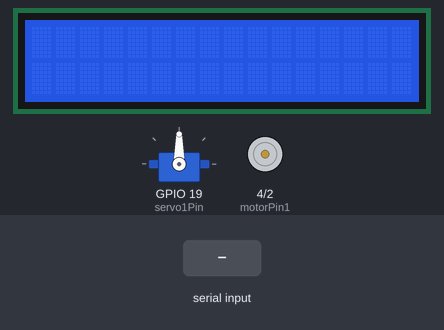
Bench run of a sketch on a simulated ESP32. Shown: servo, 16×2 character LCD, motor-driver pin pairs drawn as motors (green arrow = first pin HIGH = forward, orange = second pin HIGH = backward, longer = more drive, scaled by the enable pin). Inputs (shaded band) come from the test bench. Nothing arrives over Bluetooth unless stated; what the sketch prints to the serial monitor is not drawn.

Above: at 1.2 s.
1.3 s: "90,45\n" received over the second serial link
At 1.9 s:
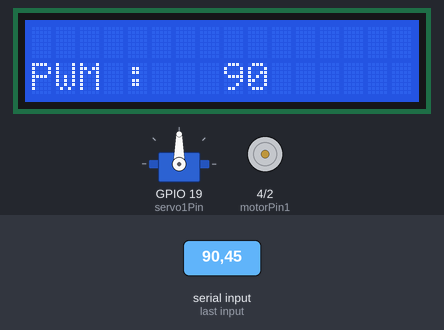
2.8 s: "1\n" received over the second serial link
At 3.9 s:
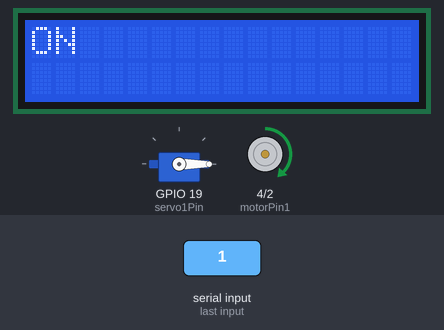
4.3 s: "30,150\n" received over the second serial link
At 5.3 s:
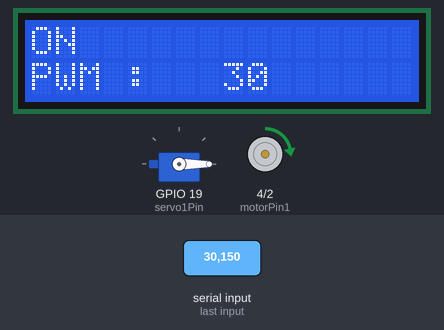
5.8 s: "0\n" received over the second serial link
At 6.1 s:
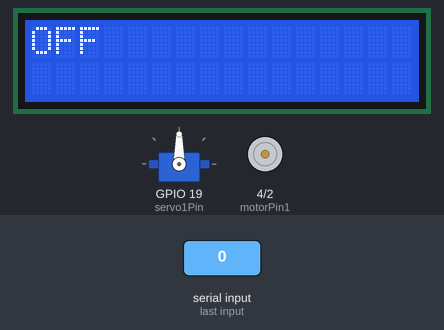
7.3 s: "200\n" received over the second serial link
At 8.5 s:
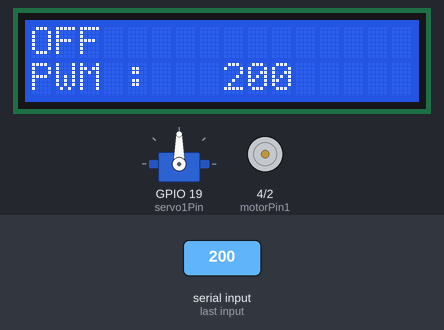
8.8 s: "5\n" received over the second serial link
At 9.6 s:
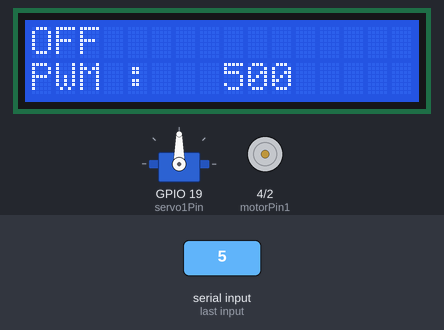
Timing chart, 0 to 11.3 s (numbered marks = the images above; inputs shaded):
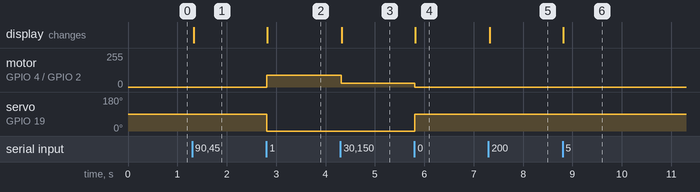

The sketch:

ESP32_Servo360_Motor_LCD_BT_Speed.ino
```cpp
//tes ubah kecepatan motor melalui esp32 bluetooth & tes display speed
#include <Servo_ESP32.h>
#include <LiquidCrystal_I2C.h>

static const int servo1Pin = 19;

int motorPin1 = 4;
int motorPin2 = 2;
int enablePin = 14;
Servo_ESP32 servo1;

int lcdColumns = 16;
int lcdRows = 2;
LiquidCrystal_I2C lcd(0x27, lcdColumns, lcdRows);

int motorSpeed; //int untuk mengatur kecepata & on/off

#include "BluetoothSerial.h"
#if !defined(CONFIG_BT_ENABLED) || !defined(CONFIG_BLUEDROID_ENABLED)
#error Bluetooth is not enabled! Please run `make menuconfig` to and enable it
#endif

BluetoothSerial SerialBT;
char receivedChar; //char yg diterima oleh esp32 dari bluetooth
String inData; //untuk konversi char masuk ke string lalu ke int

void setup() {
  pinMode(motorPin1, OUTPUT);
  pinMode(motorPin2, OUTPUT);
  pinMode(enablePin, OUTPUT);

  servo1.attach(servo1Pin);

  lcd.init();
  lcd.backlight();

  Serial.begin(115200);
  SerialBT.begin("ESP32_Servo360_Motor_LCD"); //Bluetooth device name
  Serial.println("The device started, now you can pair it with bluetooth!");


  }

void loop() {

  if (Serial.available()) {
    SerialBT.write(Serial.read());

  }
  while (SerialBT.available() ) {
    receivedChar =(char)SerialBT.read();
    inData += receivedChar;
        if (receivedChar == '\n')
        {

    motorSpeed = inData.toInt() ;//konversi ke integer

    if(motorSpeed == 1) //ON
    {
      servo1.write(0);//move servo to that angle
      digitalWrite(motorPin1, HIGH);
      digitalWrite(motorPin2, LOW);
      lcd.clear();
      lcd.setCursor(0, 0);
      lcd.print("ON");
    }

   if(motorSpeed == 0) //OFF
    {
      servo1.write(90);//move servo to that angle
      digitalWrite(motorPin1, LOW);
      digitalWrite(motorPin2, LOW);
      lcd.clear();
      lcd.setCursor(0, 0);
      lcd.print("OFF");
    }

    if(motorSpeed > 1 && motorSpeed < 256) //ubah kecepatan motor dengan ubah pwm
    {
      analogWrite(enablePin, motorSpeed);
      lcd.setCursor(0, 1);
      lcd.print("PWM : ");
      lcd.setCursor(8, 1);
      lcd.print(motorSpeed);
      delay(1000);
    }

         inData = ""; // Clear recieved buffer

        }


  } delay(20);

}
```

Measured:
- after the input at 1.3 s, the display: changes at once (image 1)
- after the input at 2.8 s, motor on GPIO 4 (motorPin1) / GPIO 2 (motorPin2): stopped → forward 90/255 at once; servo on GPIO 19 (servo1Pin): 90° → 0° at once; the display: changes at once (image 2)
- after the input at 4.3 s, motor on GPIO 4 (motorPin1) / GPIO 2 (motorPin2): forward 90/255 → forward 30/255 at once; the display: changes at once (image 3)
- after the input at 5.8 s, motor on GPIO 4 (motorPin1) / GPIO 2 (motorPin2): forward 30/255 → stopped at once; servo on GPIO 19 (servo1Pin): 0° → 90° at once; the display: changes at once (image 4)
- after the input at 7.3 s, the display: changes at once (image 5)
- after the input at 8.8 s, the display: changes at once (image 6)
